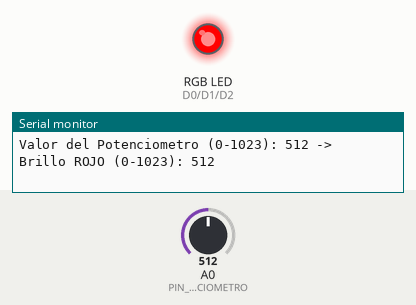
Recording of a sketch running on a simulated ESP8266 (NodeMCU). Parts: an RGB LED mixed from three pins (HIGH = lit), the last lines printed to the serial monitor. Inputs (shaded band) come from the test bench; at power-on: A0 (PIN_POTENCIOMETRO) = 512. Dim RGB values are drawn brighter than linear.

Above: at 1.2 s.
1.3 s: A0 (PIN_POTENCIOMETRO) set to 122
At 2.3 s:
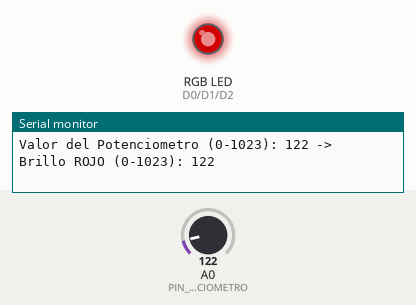
2.8 s: A0 (PIN_POTENCIOMETRO) set to 0
At 3.4 s:
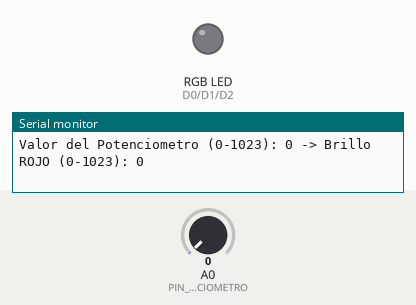
4.3 s: A0 (PIN_POTENCIOMETRO) set to 306
At 5.7 s:
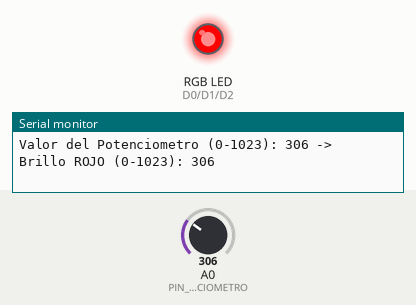
Timing chart, 0 to 7.3 s (numbered marks = the images above; inputs shaded):
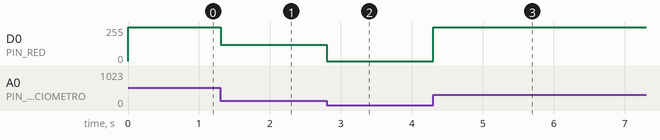

The sketch:

PruebaLED_y_POTENCIOMETRO.ino
```cpp
// --- Definición de Pines ---
const int PIN_POTENCIOMETRO = A0;
const int PIN_RED = D0;     // GPIO16
const int PIN_GREEN = D1;   // GPIO5
const int PIN_BLUE = D2;    // GPIO4

// --- Variables ---
int valorPotenciometro = 0;

void setup() {
  Serial.begin(115200);
  Serial.println("NodeMCU: Potenciometro controla brillo del LED ROJO...");

  // Configurar los pines digitales como salidas para PWM
  pinMode(PIN_RED, OUTPUT);
  pinMode(PIN_GREEN, OUTPUT);
  pinMode(PIN_BLUE, OUTPUT);

  // Apagar todos los colores al inicio
  turnOffLEDs();
}

void loop() {
  // 1. Lectura del Sensor (Potenciómetro)
  // El valor leído va de 0 a 1023
  valorPotenciometro = analogRead(PIN_POTENCIOMETRO);

  // 2. Control del Actuador (LED RGB - Cátodo Común)

  // Para un LED de cátodo común, para hacerlo más brillante,
  // necesitamos que el valor de PWM (duty cycle) sea ALTO.
  // Como la lectura del potenciómetro ya está en el rango 0-1023 del PWM del ESP8266,
  // podemos usar el valor directamente para el brillo.

  // Nota: La función analogWrite() en el ESP8266 acepta valores de 0 (apagado) a 1023 (brillo máximo).

  // Controlar el brillo del ROJO
  analogWrite(PIN_RED, valorPotenciometro);

  // Mantener los otros colores apagados (brillo 0)
  analogWrite(PIN_GREEN, 0);
  analogWrite(PIN_BLUE, 0);

  // 3. Monitoreo (Opcional)
  Serial.print("Valor del Potenciometro (0-1023): ");
  Serial.print(valorPotenciometro);
  Serial.print(" -> Brillo ROJO (0-1023): ");
  Serial.println(valorPotenciometro);

  // Pequeña pausa
  delay(10);
}

/**
 * Función auxiliar para asegurar que todos los colores del LED estén apagados inicialmente.
 */
void turnOffLEDs() {
  // Usar analogWrite(0) para apagar los pines completamente
  analogWrite(PIN_RED, 0);
  analogWrite(PIN_GREEN, 0);
  analogWrite(PIN_BLUE, 0);
}
```

Measured:
- after the input at 1.3 s, D0 (PIN_RED): 255/255 → 122/255 at once
- after the input at 2.8 s, D0 (PIN_RED): 122/255 → 0/255 at once
- after the input at 4.3 s, D0 (PIN_RED): 0/255 → 255/255 at once
